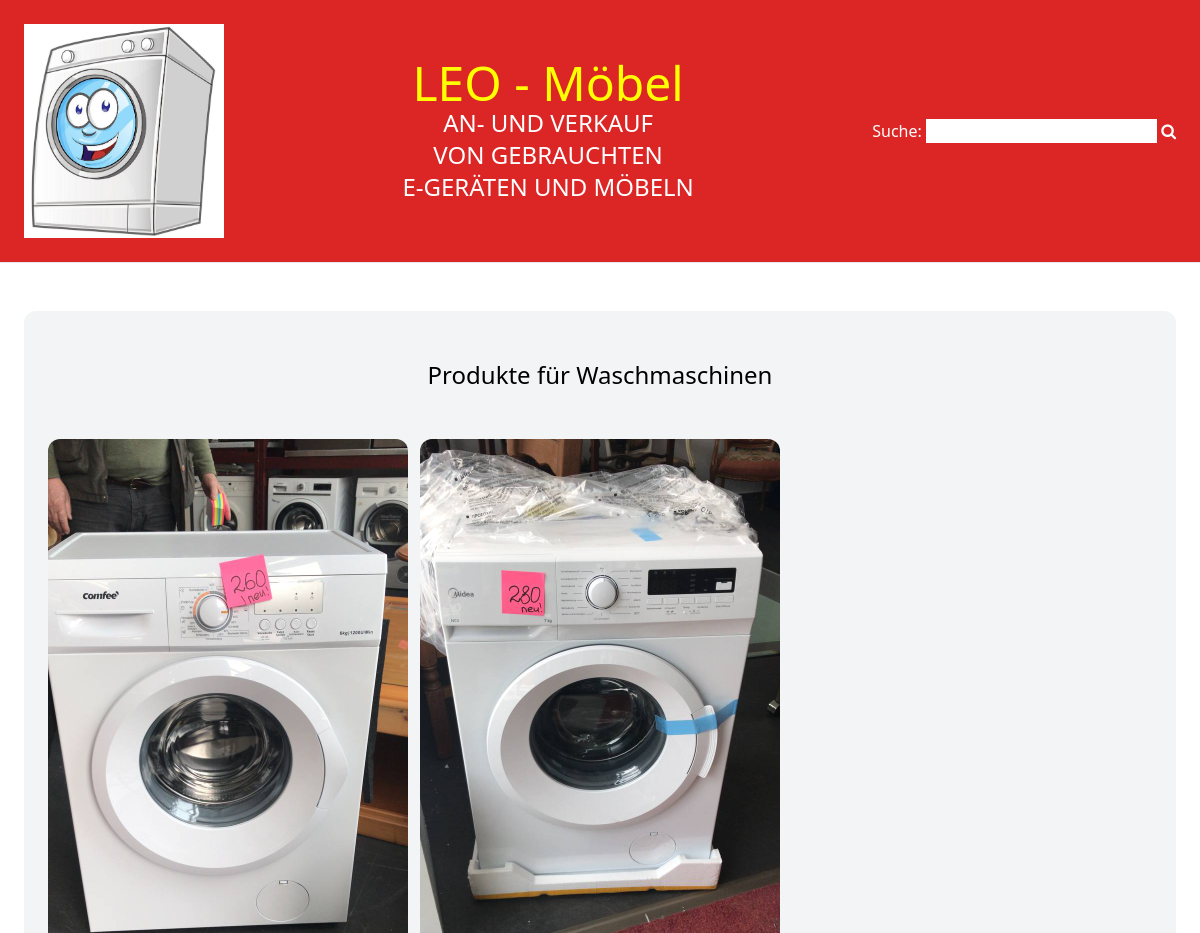
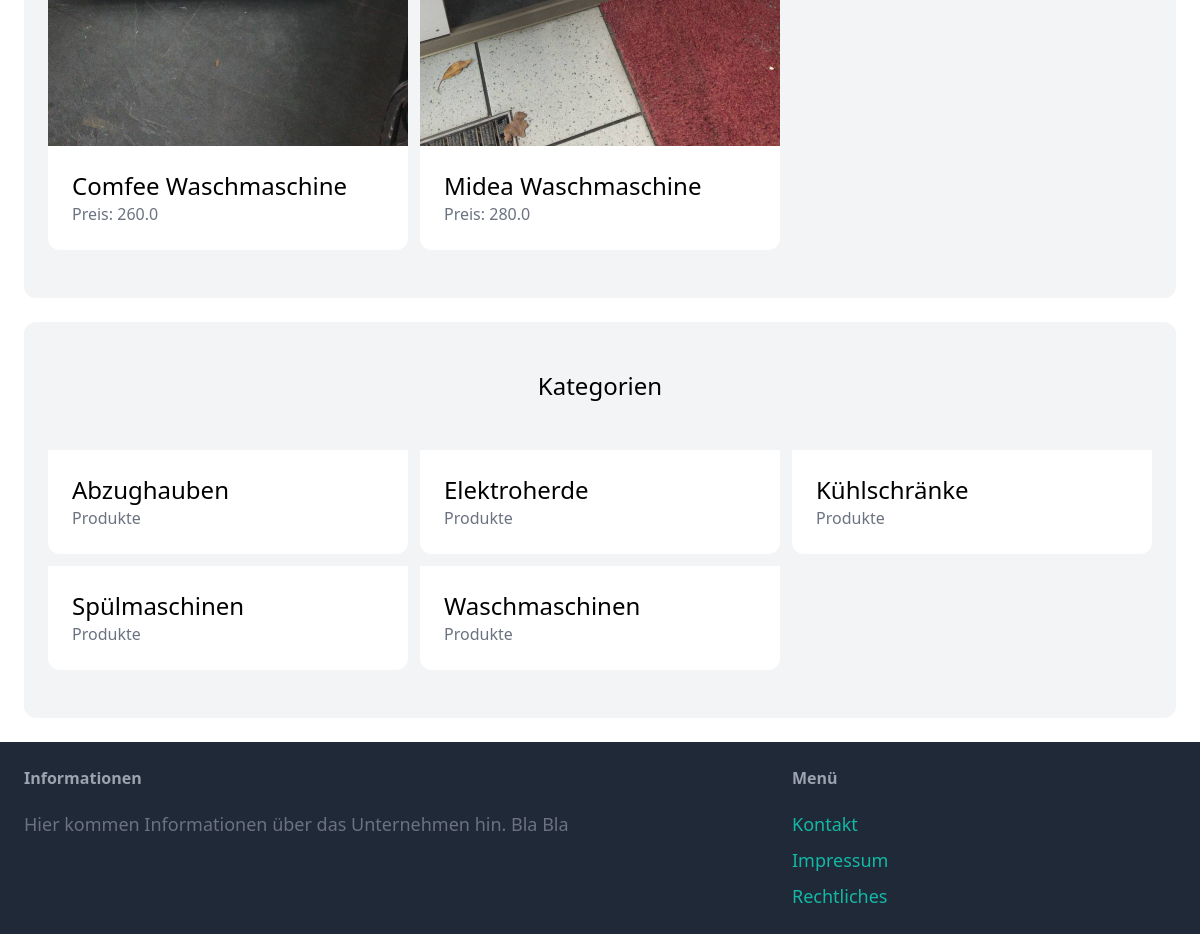
Page /kategorie/5/ on the committed database (2 pictures, top to bottom).
### item/models.py (models this page shows, shortened)
class Kategorie(models.Model):
    name = models.CharField(max_length=255)
    class Meta:
        ordering = ('name',)
        verbose_name_plural = 'Kategorien'

class Produkt(models.Model):
    category = models.ForeignKey(Kategorie, related_name='items', on_delete=models.CASCADE)
    name = models.CharField(max_length=255)
    description = models.TextField(blank=True, null=True)
    price = models.FloatField()
    image = models.ImageField(upload_to='item_images', blank=True, null=True)
    is_used = models.BooleanField(default=False)
    created_by = models.ForeignKey(User, related_name='items', on_delete=models.CASCADE)
    created_at = models.DateTimeField(auto_now=True)

### personal/views.py (the view)
# urls.py: path('kategorie/<int:pk>/', views.categoryIndex, name='categoryIndex')
def categoryIndex(request, pk):
    categories = Kategorie.objects.all()
    category = get_object_or_404(Kategorie, pk=pk)
    related_items_to_category = Produkt.objects.filter(category=category).exclude(pk=pk)
    return render(request, "personal/categoryIndex.html", {
        'category': category,
        'related_items_to_category': related_items_to_category,
        'categories': categories,
    })

### personal/templates/personal/categoryIndex.html (shortened to what this page needs)
{% extends 'personal/base.html' %}
{% block content %}
<div class="mt-6 px-6 py-12 bg-gray-100 rounded-xl">
        <h2 class="mb-12 text-2xl text-center">Produkte für {{ category.name }}</h2>
        <div class="grid grid-cols-3 gap-3">
            {% for item in related_items_to_category %}
                <div>
                    <a href="{% url 'item:detail' item.id %}">
                        <div>
                            <img src="{{ item.image.url }}" class="rounded-t-xl">
                        </div>
                        <div class="p-6 bg-white rounded-b-xl">
                            <h2 class="text-2xl">{{ item.name }}</h2>
                            <p class="text-gray-500">Preis: {{ item.price }}</p>
                        </div>
                    </a>
                </div>
            {% endfor %}
        </div>
    </div>
    <div class="mt-6 px-6 py-12 bg-gray-100 rounded-xl">
        <h2 class="mb-12 text-2xl text-center">Kategorien</h2>
        <div class="grid grid-cols-3 gap-3">
            {% for category in categories %}
                <div>
                    <a href="{% url 'personal:categoryIndex' category.id %}">
                        <div class="p-6 bg-white rounded-b-xl">
                            <h2 class="text-2xl">{{ category.name }}</h2>
                            <p class="text-gray-500">{{ item.items.count }} Produkte</p>
                        </div>
                    </a>
                </div>
            {% endfor %}
        </div>
    </div>
{% endblock  %}

### rows in the picture
Kategorie: name "Waschmaschinen"
Produkt: image (picture), name "Comfee Waschmaschine", price "260.0"
Produkt: image (picture), name "Midea Waschmaschine", price "280.0"
Kategorie: name "Abzughauben"
Kategorie: name "Elektroherde"
Kategorie: name "Kühlschränke"
Kategorie: name "Spülmaschinen"
